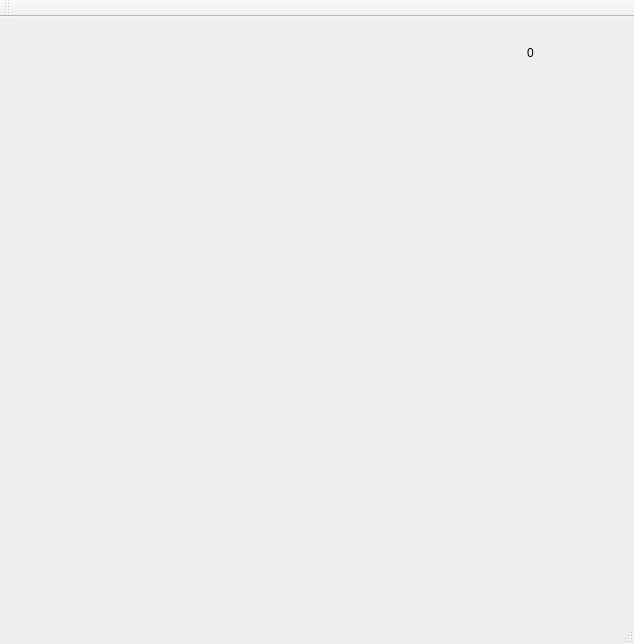
<?xml version="1.0" encoding="UTF-8"?>
<ui version="4.0">
 <class>MainWindow</class>
 <widget class="QMainWindow" name="MainWindow">
  <property name="geometry">
   <rect>
    <x>0</x>
    <y>0</y>
    <width>634</width>
    <height>644</height>
   </rect>
  </property>
  <property name="windowTitle">
   <string>MainWindow</string>
  </property>
  <widget class="QWidget" name="centralWidget">
   <widget class="QWidget" name="widget" native="true">
    <property name="geometry">
     <rect>
      <x>0</x>
      <y>0</y>
      <width>448</width>
      <height>601</height>
     </rect>
    </property>
   </widget>
   <widget class="QLabel" name="label">
    <property name="geometry">
     <rect>
      <x>460</x>
      <y>10</y>
      <width>141</width>
      <height>51</height>
     </rect>
    </property>
    <property name="text">
     <string>0</string>
    </property>
    <property name="alignment">
     <set>Qt::AlignCenter</set>
    </property>
   </widget>
  </widget>
  <widget class="QMenuBar" name="menuBar">
   <property name="geometry">
    <rect>
     <x>0</x>
     <y>0</y>
     <width>634</width>
     <height>22</height>
    </rect>
   </property>
  </widget>
  <widget class="QToolBar" name="mainToolBar">
   <attribute name="toolBarArea">
    <enum>TopToolBarArea</enum>
   </attribute>
   <attribute name="toolBarBreak">
    <bool>false</bool>
   </attribute>
  </widget>
  <widget class="QStatusBar" name="statusBar"/>
 </widget>
 <layoutdefault spacing="6" margin="11"/>
 <resources/>
 <connections/>
</ui>
